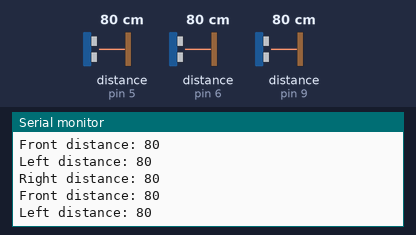
The sketch below on a simulated Arduino Uno, built with avr-gcc and run on an emulated ATmega328P. On the bench: the last lines printed to the serial monitor. Wiring (inferred from the names in the program): 3 × ultrasonic range finder: trigger pin 4, echo pin 5 / trigger pin 7, echo pin 6 / trigger pin 8, echo pin 9. The inputs (shaded band) are chosen by the test bench; at power-on: distance to the obstacle (sensors on pin 5, pin 6, pin 9) 80 cm. The echo pulse lasts 58.3 µs per cm.

Above: at 1.8 s.
1.9 s: distance to the obstacle (sensor on pin 5) set to 2 cm
At 2.8 s:
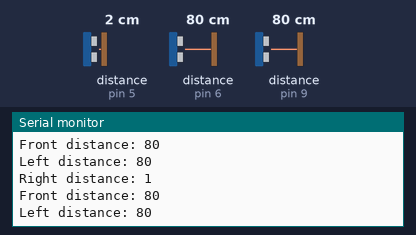
3.4 s: distance to the obstacle (sensor on pin 6) set to 2 cm
At 4.7 s:
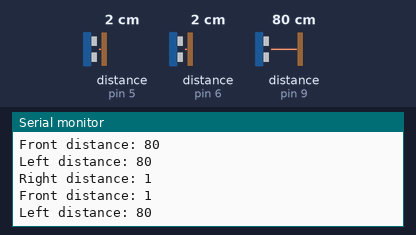
4.9 s: distance to the obstacle (sensor on pin 9) set to 2 cm
At 5.8 s:
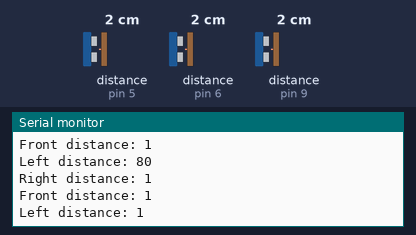
6.4 s: distance to the obstacle (sensor on pin 5) set to 4 cm
At 7.5 s:
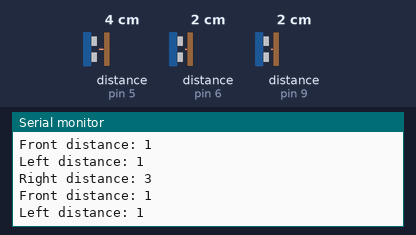
7.9 s: distance to the obstacle (sensor on pin 6) set to 4 cm
At 8.9 s:
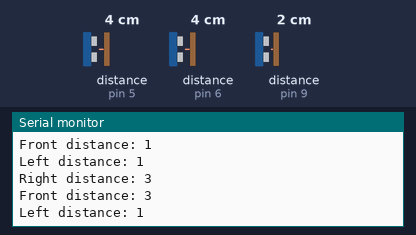
9.4 s: distance to the obstacle (sensor on pin 9) set to 4 cm
At 10.9 s:
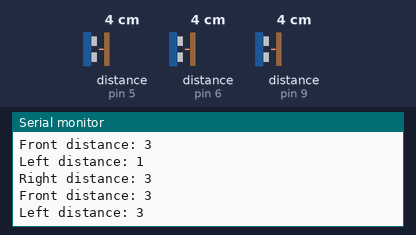
Timing chart, 0 to 11.9 s (numbered marks = the images above; inputs shaded):
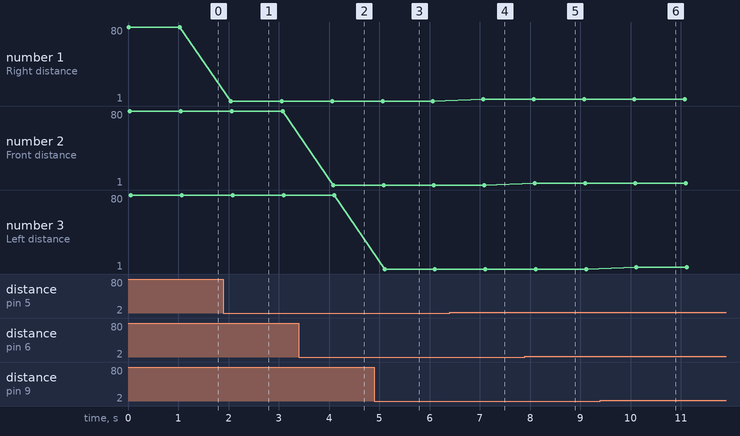

Measured:
- after the input at 1.9 s, the serial monitor: prints a new line after 0.14 s (image 1)
- after the input at 3.4 s, the serial monitor: prints a new line after 0.68 s (image 2)
- after the input at 4.9 s, the serial monitor: prints a new line after 0.20 s (image 3)
- after the input at 6.4 s, the serial monitor: prints a new line after 0.67 s (image 4)
- after the input at 7.9 s, the serial monitor: prints a new line after 0.19 s (image 5)
- after the input at 9.4 s, the serial monitor: prints a new line after 0.72 s (image 6)
- plotted number 1: 80 → 1 after the input at 1.9 s, 1 → 3 after the input at 6.4 s

The sketch:

shat_ultrasonic_sensor_3.ino
```cpp
const int rightEcho = 5;
const int rightTrig = 4;
const int frontEcho = 6;
const int frontTrig = 7;
const int leftEcho = 9;
const int leftTrig = 8;

void setup() {
  Serial.begin(9600);
  pinMode(rightTrig, OUTPUT);
  pinMode(frontTrig, OUTPUT);
  pinMode(leftTrig, OUTPUT);
  pinMode(rightEcho, INPUT);
  pinMode(frontEcho, INPUT);
  pinMode(leftEcho, INPUT);
}

void loop() {
  digitalWrite(rightTrig, LOW);
  delayMicroseconds(2);
  digitalWrite(rightTrig, HIGH);
  delayMicroseconds(10);
  digitalWrite(rightTrig, LOW);
  int right = pulseIn(rightEcho, HIGH);
  digitalWrite(frontTrig, LOW);
  delayMicroseconds(2);
  digitalWrite(frontTrig, HIGH);
  delayMicroseconds(10);
  digitalWrite(frontTrig, LOW);
  int front = pulseIn(frontEcho, HIGH);
  digitalWrite(leftTrig, LOW);
  delayMicroseconds(2);
  digitalWrite(leftTrig, HIGH);
  delayMicroseconds(10);
  digitalWrite(leftTrig, LOW);
  int left = pulseIn(leftEcho, HIGH);

  // distance in cm
  int distanceRight = right / 29 / 2;
  int distanceFront = front / 29 / 2;
  int distanceLeft = left / 29 / 2;

  Serial.print("Right distance: ");
  Serial.println(distanceRight);
  Serial.print("Front distance: ");
  Serial.println(distanceFront);
  Serial.print("Left distance: ");
  Serial.println(distanceLeft);
  Serial.println();
  delay(1000);
}
```
